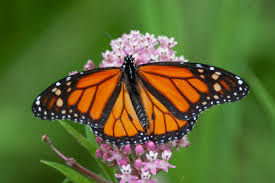
#> input picture Experiment7/images1.jpg, 275 x 183 px
$ python Experiment9.py
#> lines starting #> are read from the running program, lines starting #| are printed output that depends on the picture
# Experiment 7
# Image Compression using Huffman Coding and Run Length Coding

import cv2
import numpy as np
import heapq
from collections import defaultdict, Counter

# -----------------------------------
# Load grayscale image
# -----------------------------------
image = cv2.imread("images1.jpg", 0)
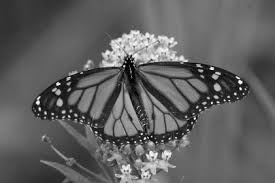
#> image: shape (183, 275); min 0, max 255, mean 95.8

if image is None:
    print("Error: Image not found.")
    exit()

pixels = image.flatten()

# ===================================
# HUFFMAN CODING
# ===================================

class Node:
    def __init__(self, symbol, freq):
        self.symbol = symbol
        self.freq = freq
        self.left = None
        self.right = None

    def __lt__(self, other):
        return self.freq < other.freq

# Build frequency table
freq = Counter(pixels)
#> freq = 255 items

# Create priority queue
heap = [Node(sym, fr) for sym, fr in freq.items()]
#> heap = 255 items
heapq.heapify(heap)

# Build Huffman Tree
while len(heap) > 1:
    left = heapq.heappop(heap)
    right = heapq.heappop(heap)

    merged = Node(None, left.freq + right.freq)
    merged.left = left
    merged.right = right
    heapq.heappush(heap, merged)
#> this loop made 254 passes

root = heap[0]

# Generate Huffman Codes
codes = {}

def generate_codes(node, code=""):
    if node is None:
        return
    if node.symbol is not None:
        codes[node.symbol] = code
        return
    generate_codes(node.left, code + "0")
    generate_codes(node.right, code + "1")

generate_codes(root)

# Encode image
huffman_bits = ''.join(codes[p] for p in pixels)
huffman_size = len(huffman_bits)
#> huffman_size = 358914

# ===================================
# RUN LENGTH CODING
# ===================================

rle = []
count = 1

for i in range(1, len(pixels)):
    if pixels[i] == pixels[i - 1]:
        count += 1
    else:
        rle.append((pixels[i - 1], count))
        count = 1
#> this loop made 50324 passes
#> count on passes 1 to 12: 2, 3, 4, 5, 6, 7, 8, 1, 1, 2, 1, 1
#> after the loop, rle = 36414 items

rle.append((pixels[-1], count))

# Assume each pair uses 16 bits (8 for pixel, 8 for count)
rle_size = len(rle) * 16
#> rle_size = 582640

# ===================================
# Original Size
# ===================================
original_size = len(pixels) * 8
#> original_size = 402600

# Compression Ratios
huffman_ratio = original_size / huffman_size
#> huffman_ratio = 1.12
rle_ratio = original_size / rle_size
#> rle_ratio = 0.691

# ===================================
# Results
# ===================================
print("Original Size:", original_size, "bits")
#| Original Size: 402600 bits
print("Huffman Compressed Size:", huffman_size, "bits")
#| Huffman Compressed Size: 358914 bits
print("RLE Compressed Size:", rle_size, "bits")
#| RLE Compressed Size: 582640 bits

print("\nCompression Ratio:")
print("Huffman Coding =", round(huffman_ratio, 2))
#| Huffman Coding = 1.12
print("Run Length Coding =", round(rle_ratio, 2))
#| Run Length Coding = 0.69

print("\nConclusion:")
print("Huffman Coding works better for images with uneven pixel frequency.")
print("Run Length Coding works better for images with repeated pixels.")
print("Natural images usually favor Huffman, binary/simple images favor RLE.")
